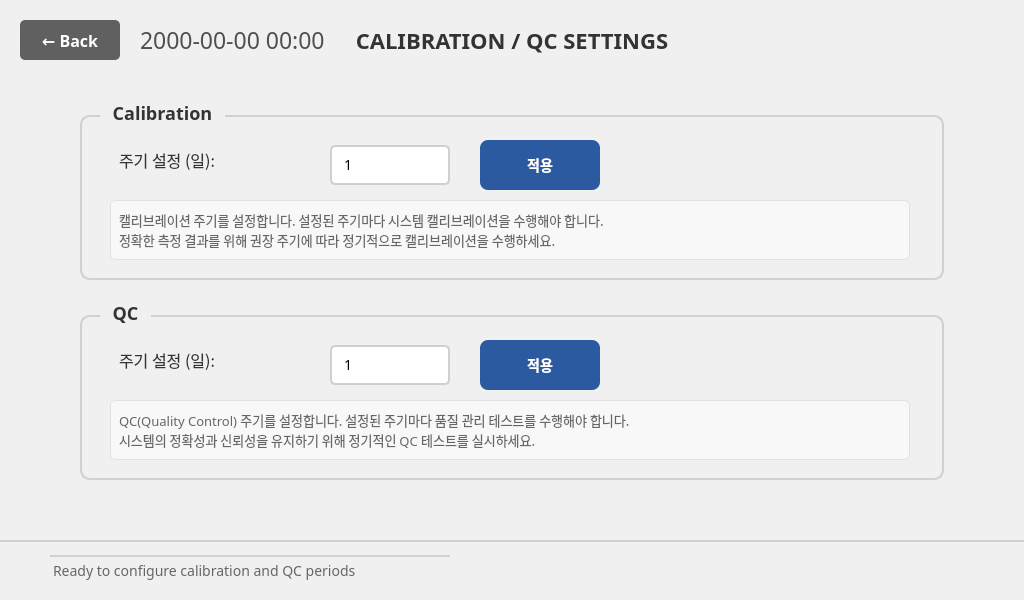
<?xml version="1.0" encoding="UTF-8"?>
<ui version="4.0">
 <class>CalibrationQCSettingsViewWindow</class>
 <widget class="QMainWindow" name="CalibrationQCSettingsViewWindow">
  <property name="geometry">
   <rect>
    <x>0</x>
    <y>0</y>
    <width>1024</width>
    <height>600</height>
   </rect>
  </property>
  <property name="windowTitle">
   <string notr="true">Calibration QC Settings</string>
  </property>
  <property name="styleSheet">
   <string notr="true">QMainWindow {
    background-color: #f0f0f0;
    font-family: 'Pretendard';
}</string>
  </property>
  <widget class="QWidget" name="centralwidget">
   <!-- 뒤로가기 버튼 -->
   <widget class="QPushButton" name="pushButton_BackArrow">
    <property name="geometry">
     <rect>
      <x>20</x>
      <y>20</y>
      <width>100</width>
      <height>40</height>
     </rect>
    </property>
    <property name="font">
     <font>
      <family>Pretendard</family>
      <pointsize>16</pointsize>
      <weight>75</weight>
      <bold>true</bold>
     </font>
    </property>
    <property name="styleSheet">
     <string notr="true">QPushButton {
    background-color: #606060;
    color: white;
    border: none;
    border-radius: 5px;
    font-size: 16px;
    font-weight: bold;
}
QPushButton:hover {
    background-color: #707070;
}
QPushButton:pressed {
    background-color: #505050;
}</string>
    </property>
    <property name="text">
     <string>← Back</string>
    </property>
   </widget>
   
   <!-- 타이틀 -->
   <widget class="QLabel" name="label_Title">
    <property name="geometry">
     <rect>
      <x>300</x>
      <y>20</y>
      <width>424</width>
      <height>40</height>
     </rect>
    </property>
    <property name="font">
     <font>
      <family>Pretendard</family>
      <pointsize>22</pointsize>
      <weight>75</weight>
      <bold>true</bold>
     </font>
    </property>
    <property name="styleSheet">
     <string notr="true">QLabel {
    font-size: 22px;
    font-weight: bold;
    color: #333333;
}</string>
    </property>
    <property name="text">
     <string>CALIBRATION / QC SETTINGS</string>
    </property>
    <property name="alignment">
     <set>Qt::AlignCenter</set>
    </property>
   </widget>
   
   <widget class="QLabel" name="label_DateNClock">
    <property name="geometry">
     <rect>
      <x>140</x>
      <y>20</y>
      <width>300</width>
      <height>40</height>
     </rect>
    </property>
    <property name="palette">
     <palette>
      <active>
       <colorrole role="WindowText">
        <brush brushstyle="SolidPattern">
         <color alpha="255">
          <red>79</red>
          <green>79</green>
          <blue>79</blue>
         </color>
        </brush>
       </colorrole>
      </active>
      <inactive>
       <colorrole role="WindowText">
        <brush brushstyle="SolidPattern">
         <color alpha="255">
          <red>79</red>
          <green>79</green>
          <blue>79</blue>
         </color>
        </brush>
       </colorrole>
      </inactive>
      <disabled>
       <colorrole role="WindowText">
        <brush brushstyle="SolidPattern">
         <color alpha="255">
          <red>120</red>
          <green>120</green>
          <blue>120</blue>
         </color>
        </brush>
       </colorrole>
      </disabled>
     </palette>
    </property>
    <property name="font">
     <font>
      <family>Pretendard</family>
      <pointsize>17</pointsize>
      <weight>50</weight>
      <bold>false</bold>
     </font>
    </property>
    <property name="text">
     <string>2000-00-00 00:00</string>
    </property>
    <property name="alignment">
     <set>Qt::AlignLeading|Qt::AlignLeft|Qt::AlignVCenter</set>
    </property>
   </widget>   
   <!-- Calibration 섹션 -->
   <widget class="QGroupBox" name="groupBox_Calibration">
    <property name="geometry">
     <rect>
      <x>80</x>
      <y>100</y>
      <width>864</width>
      <height>180</height>
     </rect>
    </property>
    <property name="font">
     <font>
      <family>Pretendard</family>
      <pointsize>18</pointsize>
      <weight>75</weight>
      <bold>true</bold>
     </font>
    </property>
    <property name="styleSheet">
     <string notr="true">QGroupBox {
    font-size: 18px;
    font-weight: bold;
    color: #333333;
    border: 2px solid #d0d0d0;
    border-radius: 10px;
    margin-top: 15px;
    padding-top: 10px;
}
QGroupBox::title {
    subcontrol-origin: margin;
    left: 20px;
    padding: 0 10px 0 10px;
    background-color: #f0f0f0;
}</string>
    </property>
    <property name="title">
     <string>Calibration</string>
    </property>
    
    <!-- 캘리브레이션 주기 라벨 -->
    <widget class="QLabel" name="label_calibration_period">
     <property name="geometry">
      <rect>
       <x>30</x>
       <y>40</y>
       <width>200</width>
       <height>40</height>
      </rect>
     </property>
     <property name="font">
      <font>
       <family>Pretendard</family>
       <pointsize>16</pointsize>
      </font>
     </property>
     <property name="styleSheet">
      <string notr="true">QLabel {
    font-size: 16px;
    color: #333333;
    padding: 5px;
}</string>
     </property>
     <property name="text">
      <string>주기 설정 (일):</string>
     </property>
    </widget>
    
    <!-- 캘리브레이션 날짜 선택 콤보박스 -->
    <widget class="QComboBox" name="combo_calibration_days">
     <property name="geometry">
      <rect>
       <x>250</x>
       <y>45</y>
       <width>120</width>
       <height>40</height>
      </rect>
     </property>
     <property name="font">
      <font>
       <family>Pretendard</family>
       <pointsize>14</pointsize>
      </font>
     </property>
     <property name="styleSheet">
      <string notr="true">QComboBox {
    font-size: 14px;
    border: 2px solid #d0d0d0;
    border-radius: 5px;
    padding: 8px 12px;
    background-color: white;
}
QComboBox::drop-down {
    border: none;
    width: 20px;
}
QComboBox::down-arrow {
    image: none;
    border: none;
}</string>
     </property>
     <item>
      <property name="text">
       <string>1</string>
      </property>
     </item>
     <item>
      <property name="text">
       <string>3</string>
      </property>
     </item>
     <item>
      <property name="text">
       <string>7</string>
      </property>
     </item>
     <item>
      <property name="text">
       <string>14</string>
      </property>
     </item>
     <item>
      <property name="text">
       <string>30</string>
      </property>
     </item>
     <item>
      <property name="text">
       <string>60</string>
      </property>
     </item>
     <item>
      <property name="text">
       <string>90</string>
      </property>
     </item>
    </widget>
    
    <!-- 캘리브레이션 적용 버튼 -->
    <widget class="QPushButton" name="btn_calibration_apply">
     <property name="geometry">
      <rect>
       <x>400</x>
       <y>40</y>
       <width>120</width>
       <height>50</height>
      </rect>
     </property>
     <property name="font">
      <font>
       <family>Pretendard</family>
       <pointsize>14</pointsize>
       <weight>75</weight>
       <bold>true</bold>
      </font>
     </property>
     <property name="styleSheet">
      <string notr="true">QPushButton {
    background-color: #2c5aa0;
    color: white;
    border: none;
    border-radius: 8px;
    font-size: 14px;
    font-weight: bold;
}
QPushButton:hover {
    background-color: #3366bb;
}
QPushButton:pressed {
    background-color: #1f4788;
}</string>
     </property>
     <property name="text">
      <string>적용</string>
     </property>
    </widget>
    
    <!-- 캘리브레이션 설명 -->
    <widget class="QLabel" name="label_calibration_desc">
     <property name="geometry">
      <rect>
       <x>30</x>
       <y>100</y>
       <width>800</width>
       <height>60</height>
      </rect>
     </property>
     <property name="font">
      <font>
       <family>Pretendard</family>
       <pointsize>13</pointsize>
      </font>
     </property>
     <property name="styleSheet">
      <string notr="true">QLabel {
    font-size: 13px;
    color: #666666;
    padding: 5px;
    background-color: #f8f8f8;
    border: 1px solid #e0e0e0;
    border-radius: 5px;
}</string>
     </property>
     <property name="text">
      <string>캘리브레이션 주기를 설정합니다. 설정된 주기마다 시스템 캘리브레이션을 수행해야 합니다.
정확한 측정 결과를 위해 권장 주기에 따라 정기적으로 캘리브레이션을 수행하세요.</string>
     </property>
     <property name="wordWrap">
      <bool>true</bool>
     </property>
    </widget>
   </widget>
   
   <!-- QC 섹션 -->
   <widget class="QGroupBox" name="groupBox_QC">
    <property name="geometry">
     <rect>
      <x>80</x>
      <y>300</y>
      <width>864</width>
      <height>180</height>
     </rect>
    </property>
    <property name="font">
     <font>
      <family>Pretendard</family>
      <pointsize>18</pointsize>
      <weight>75</weight>
      <bold>true</bold>
     </font>
    </property>
    <property name="styleSheet">
     <string notr="true">QGroupBox {
    font-size: 18px;
    font-weight: bold;
    color: #333333;
    border: 2px solid #d0d0d0;
    border-radius: 10px;
    margin-top: 15px;
    padding-top: 10px;
}
QGroupBox::title {
    subcontrol-origin: margin;
    left: 20px;
    padding: 0 10px 0 10px;
    background-color: #f0f0f0;
}</string>
    </property>
    <property name="title">
     <string>QC</string>
    </property>
    
    <!-- QC 주기 라벨 -->
    <widget class="QLabel" name="label_qc_period">
     <property name="geometry">
      <rect>
       <x>30</x>
       <y>40</y>
       <width>200</width>
       <height>40</height>
      </rect>
     </property>
     <property name="font">
      <font>
       <family>Pretendard</family>
       <pointsize>16</pointsize>
      </font>
     </property>
     <property name="styleSheet">
      <string notr="true">QLabel {
    font-size: 16px;
    color: #333333;
    padding: 5px;
}</string>
     </property>
     <property name="text">
      <string>주기 설정 (일):</string>
     </property>
    </widget>
    
    <!-- QC 날짜 선택 콤보박스 -->
    <widget class="QComboBox" name="combo_qc_days">
     <property name="geometry">
      <rect>
       <x>250</x>
       <y>45</y>
       <width>120</width>
       <height>40</height>
      </rect>
     </property>
     <property name="font">
      <font>
       <family>Pretendard</family>
       <pointsize>14</pointsize>
      </font>
     </property>
     <property name="styleSheet">
      <string notr="true">QComboBox {
    font-size: 14px;
    border: 2px solid #d0d0d0;
    border-radius: 5px;
    padding: 8px 12px;
    background-color: white;
}
QComboBox::drop-down {
    border: none;
    width: 20px;
}
QComboBox::down-arrow {
    image: none;
    border: none;
}</string>
     </property>
     <item>
      <property name="text">
       <string>1</string>
      </property>
     </item>
     <item>
      <property name="text">
       <string>3</string>
      </property>
     </item>
     <item>
      <property name="text">
       <string>7</string>
      </property>
     </item>
     <item>
      <property name="text">
       <string>14</string>
      </property>
     </item>
     <item>
      <property name="text">
       <string>30</string>
      </property>
     </item>
     <item>
      <property name="text">
       <string>60</string>
      </property>
     </item>
     <item>
      <property name="text">
       <string>90</string>
      </property>
     </item>
    </widget>
    
    <!-- QC 적용 버튼 -->
    <widget class="QPushButton" name="btn_qc_apply">
     <property name="geometry">
      <rect>
       <x>400</x>
       <y>40</y>
       <width>120</width>
       <height>50</height>
      </rect>
     </property>
     <property name="font">
      <font>
       <family>Pretendard</family>
       <pointsize>14</pointsize>
       <weight>75</weight>
       <bold>true</bold>
      </font>
     </property>
     <property name="styleSheet">
      <string notr="true">QPushButton {
    background-color: #2c5aa0;
    color: white;
    border: none;
    border-radius: 8px;
    font-size: 14px;
    font-weight: bold;
}
QPushButton:hover {
    background-color: #3366bb;
}
QPushButton:pressed {
    background-color: #1f4788;
}</string>
     </property>
     <property name="text">
      <string>적용</string>
     </property>
    </widget>
    
    <!-- QC 설명 -->
    <widget class="QLabel" name="label_qc_desc">
     <property name="geometry">
      <rect>
       <x>30</x>
       <y>100</y>
       <width>800</width>
       <height>60</height>
      </rect>
     </property>
     <property name="font">
      <font>
       <family>Pretendard</family>
       <pointsize>13</pointsize>
      </font>
     </property>
     <property name="styleSheet">
      <string notr="true">QLabel {
    font-size: 13px;
    color: #666666;
    padding: 5px;
    background-color: #f8f8f8;
    border: 1px solid #e0e0e0;
    border-radius: 5px;
}</string>
     </property>
     <property name="text">
      <string>QC(Quality Control) 주기를 설정합니다. 설정된 주기마다 품질 관리 테스트를 수행해야 합니다.
시스템의 정확성과 신뢰성을 유지하기 위해 정기적인 QC 테스트를 실시하세요.</string>
     </property>
     <property name="wordWrap">
      <bool>true</bool>
     </property>
    </widget>
   </widget>
   
   <!-- 하단 상태바 -->
   <widget class="QWidget" name="widget_statusbar">
    <property name="geometry">
     <rect>
      <x>0</x>
      <y>540</y>
      <width>1024</width>
      <height>60</height>
     </rect>
    </property>
    <property name="styleSheet">
     <string notr="true">QWidget {
    background-color: #f0f0f0;
    border-top: 2px solid #d0d0d0;
}</string>
    </property>
    
    <widget class="QLabel" name="label_status">
     <property name="geometry">
      <rect>
       <x>50</x>
       <y>15</y>
       <width>400</width>
       <height>30</height>
      </rect>
     </property>
     <property name="font">
      <font>
       <family>Pretendard</family>
       <pointsize>14</pointsize>
      </font>
     </property>
     <property name="styleSheet">
      <string notr="true">QLabel {
    font-size: 14px;
    color: #666666;
}</string>
     </property>
     <property name="text">
      <string>Ready to configure calibration and QC periods</string>
     </property>
    </widget>
   </widget>
  </widget>
 </widget>
 <resources/>
 <connections/>
</ui>
